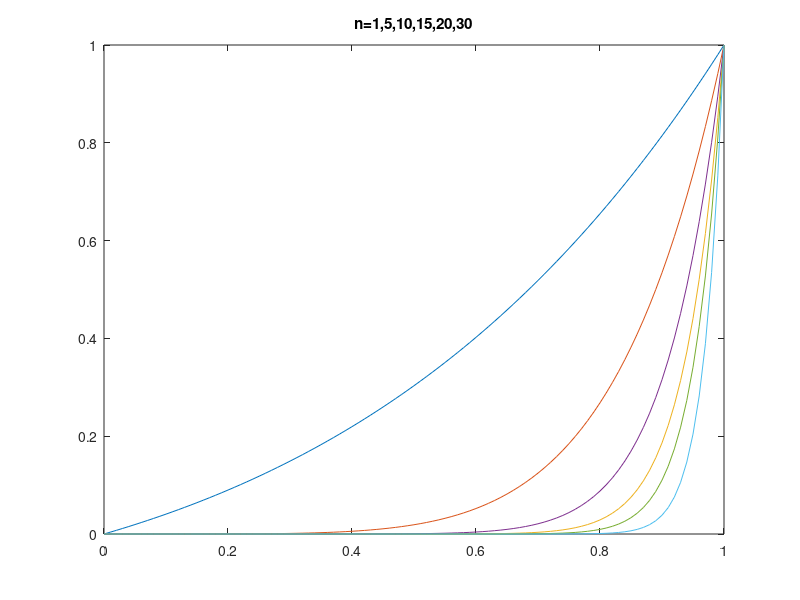

Write the MATLAB code that produced this figure.
F=@(x,n)(x.^n.*exp(x-1));
x=0:0.01:1;
y1=F(x,1);y10=F(x,10);
y2=F(x,5);y20=F(x,20);
y3=F(x,15);y30=F(x,30);
plot(x,y1,x,y2,x,y3,x,y10,x,y20,x,y30)
title('n=1,5,10,15,20,30') 
